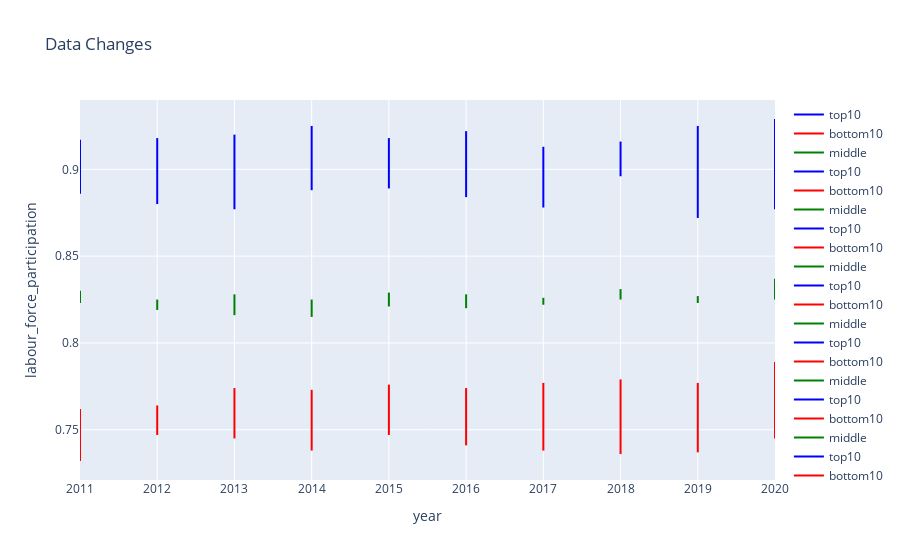

The code cell stored with this chart in its notebook:
### Code cell
import pandas as pd
import plotly.graph_objs as go

# 读取数据集并按每年进行分组

groups = df.groupby('year')

# 定义颜色
colors = {'top10': 'blue', 'bottom10': 'red', 'middle': 'green'}

# 循环处理每个年份的数据
traces = []
for year, group in groups:
    # 计算每个州的数据在该年中所占百分比
    total = group["labour_force_participation"].sum()
    group['Percent'] = group["labour_force_participation"] / total * 100

    # 按照百分比大小进行排序，并将排名转换为百分比
    group = group.sort_values('Percent', ascending=False)
    group['Rank'] = group['Percent'].rank(pct=True) * 100

    # 确定前10%和后10%的州和中间45%到55%的州
    top10 = group[group['Rank'] >= 90]
    bottom10 = group[group['Rank'] <= 10]
    middle = group[(group['Rank'] >= 45) & (group['Rank'] <= 55)]

    # 绘制三条折线图
    for name, data in [('top10', top10), ('bottom10', bottom10), ('middle', middle)]:
        trace = go.Scatter(
            x=[year]*len(data),
            y=data["labour_force_participation"],
            mode='lines',
            name=name,
            line=dict(color=colors[name], width=2),
        )
        traces.append(trace)

# 设置图形布局并绘制图形
layout = go.Layout(
    title='Data Changes',
    xaxis=dict(title='year'),
    yaxis=dict(title="labour_force_participation"),
)
fig = go.Figure(data=traces, layout=layout)
fig.show()

### Figure 1 — Plotly figure (JSON) as saved in the notebook; plotly's stock layout.template omitted (floating-point values rounded to 4 significant figures)
{"data": [{"line": {"color": "blue", "width": 2}, "mode": "lines", "name": "top10", "type": "scatter", "x": [2011, 2011, 2011, 2011, 2011, 2011], "y": [0.917, 0.899, 0.894, 0.886, 0.886, 0.886]}, {"line": {"color": "red", "width": 2}, "mode": "lines", "name": "bottom10", "type": "scatter", "x": [2011, 2011, 2011, 2011, 2011], "y": [0.762, 0.762, 0.762, 0.745, 0.732]}, {"line": {"color": "green", "width": 2}, "mode": "lines", "name": "middle", "type": "scatter", "x": [2011, 2011, 2011, 2011, 2011], "y": [0.83, 0.825, 0.824, 0.824, 0.823]}, {"line": {"color": "blue", "width": 2}, "mode": "lines", "name": "top10", "type": "scatter", "x": [2012, 2012, 2012, 2012, 2012, 2012, 2012], "y": [0.918, 0.898, 0.897, 0.882, 0.88, 0.88, 0.88]}, {"line": {"color": "red", "width": 2}, "mode": "lines", "name": "bottom10", "type": "scatter", "x": [2012, 2012, 2012, 2012, 2012], "y": [0.764, 0.762, 0.762, 0.748, 0.747]}, {"line": {"color": "green", "width": 2}, "mode": "lines", "name": "middle", "type": "scatter", "x": [2012, 2012, 2012, 2012], "y": [0.825, 0.821, 0.82, 0.819]}, {"line": {"color": "blue", "width": 2}, "mode": "lines", "name": "top10", "type": "scatter", "x": [2013, 2013, 2013, 2013, 2013, 2013], "y": [0.92, 0.9, 0.899, 0.885, 0.885, 0.877]}, {"line": {"color": "red", "width": 2}, "mode": "lines", "name": "bottom10", "type": "scatter", "x": [2013, 2013, 2013, 2013, 2013], "y": [0.774, 0.758, 0.758, 0.748, 0.745]}, {"line": {"color": "green", "width": 2}, "mode": "lines", "name": "middle", "type": "scatter", "x": [2013, 2013, 2013, 2013, 2013], "y": [0.828, 0.826, 0.824, 0.82, 0.816]}, {"line": {"color": "blue", "width": 2}, "mode": "lines", "name": "top10", "type": "scatter", "x": [2014, 2014, 2014, 2014, 2014, 2014], "y": [0.925, 0.898, 0.898, 0.892, 0.892, 0.888]}, {"line": {"color": "red", "width": 2}, "mode": "lines", "name": "bottom10", "type": "scatter", "x": [2014, 2014, 2014, 2014, 2014], "y": [0.773, 0.772, 0.772, 0.747, 0.738]}, {"line": {"color": "green", "width": 2}, "mode": "lines", "name": "middle", "type": "scatter", "x": [2014, 2014, 2014, 2014, 2014], "y": [0.825, 0.824, 0.819, 0.815, 0.815]}, {"line": {"color": "blue", "width": 2}, "mode": "lines", "name": "top10", "type": "scatter", "x": [2015, 2015, 2015, 2015, 2015, 2015], "y": [0.918, 0.901, 0.895, 0.894, 0.894, 0.889]}, {"line": {"color": "red", "width": 2}, "mode": "lines", "name": "bottom10", "type": "scatter", "x": [2015, 2015, 2015, 2015, 2015], "y": [0.776, 0.766, 0.766, 0.752, 0.747]}, {"line": {"color": "green", "width": 2}, "mode": "lines", "name": "middle", "type": "scatter", "x": [2015, 2015, 2015, 2015, 2015, 2015], "y": [0.829, 0.826, 0.825, 0.823, 0.821, 0.821]}, {"line": {"color": "blue", "width": 2}, "mode": "lines", "name": "top10", "type": "scatter", "x": [2016, 2016, 2016, 2016, 2016, 2016], "y": [0.922, 0.904, 0.891, 0.887, 0.887, 0.884]}, {"line": {"color": "red", "width": 2}, "mode": "lines", "name": "bottom10", "type": "scatter", "x": [2016, 2016, 2016, 2016, 2016], "y": [0.774, 0.766, 0.766, 0.757, 0.741]}, {"line": {"color": "green", "width": 2}, "mode": "lines", "name": "middle", "type": "scatter", "x": [2016, 2016, 2016, 2016, 2016], "y": [0.828, 0.828, 0.826, 0.822, 0.82]}, {"line": {"color": "blue", "width": 2}, "mode": "lines", "name": "top10", "type": "scatter", "x": [2017, 2017, 2017, 2017, 2017, 2017], "y": [0.913, 0.898, 0.892, 0.882, 0.878, 0.878]}, {"line": {"color": "red", "width": 2}, "mode": "lines", "name": "bottom10", "type": "scatter", "x": [2017, 2017, 2017, 2017, 2017], "y": [0.777, 0.777, 0.763, 0.76, 0.738]}, {"line": {"color": "green", "width": 2}, "mode": "lines", "name": "middle", "type": "scatter", "x": [2017, 2017, 2017, 2017, 2017], "y": [0.826, 0.825, 0.823, 0.822, 0.822]}, {"line": {"color": "blue", "width": 2}, "mode": "lines", "name": "top10", "type": "scatter", "x": [2018, 2018, 2018, 2018, 2018], "y": [0.916, 0.902, 0.897, 0.897, 0.896]}, {"line": {"color": "red", "width": 2}, "mode": "lines", "name": "bottom10", "type": "scatter", "x": [2018, 2018, 2018, 2018, 2018], "y": [0.779, 0.779, 0.767, 0.765, 0.736]}, {"line": {"color": "green", "width": 2}, "mode": "lines", "name": "middle", "type": "scatter", "x": [2018, 2018, 2018, 2018, 2018, 2018], "y": [0.831, 0.831, 0.831, 0.827, 0.827, 0.825]}, {"line": {"color": "blue", "width": 2}, "mode": "lines", "name": "top10", "type": "scatter", "x": [2019, 2019, 2019, 2019, 2019, 2019], "y": [0.925, 0.899, 0.895, 0.895, 0.892, 0.872]}, {"line": {"color": "red", "width": 2}, "mode": "lines", "name": "bottom10", "type": "scatter", "x": [2019, 2019, 2019, 2019, 2019], "y": [0.777, 0.777, 0.765, 0.758, 0.737]}, {"line": {"color": "green", "width": 2}, "mode": "lines", "name": "middle", "type": "scatter", "x": [2019, 2019, 2019, 2019, 2019, 2019], "y": [0.827, 0.827, 0.827, 0.826, 0.824, 0.823]}, {"line": {"color": "blue", "width": 2}, "mode": "lines", "name": "top10", "type": "scatter", "x": [2020, 2020, 2020, 2020, 2020], "y": [0.929, 0.901, 0.9, 0.886, 0.877]}, {"line": {"color": "red", "width": 2}, "mode": "lines", "name": "bottom10", "type": "scatter", "x": [2020, 2020, 2020, 2020, 2020], "y": [0.789, 0.789, 0.782, 0.764, 0.745]}, {"line": {"color": "green", "width": 2}, "mode": "lines", "name": "middle", "type": "scatter", "x": [2020, 2020, 2020, 2020, 2020], "y": [0.837, 0.83, 0.826, 0.826, 0.825]}], "layout": {"title": {"text": "Data Changes"}, "xaxis": {"title": {"text": "year"}}, "yaxis": {"title": {"text": "labour_force_participation"}}}}
